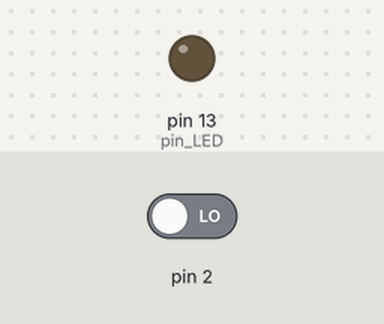
A sketch run on a simulated Arduino Uno, built with avr-gcc and run on an emulated ATmega328P. On the bench: output pins drawn as LEDs (lit = HIGH). Inputs (shaded band) come from the test bench; at power-on: pin 2 LOW.

Above: at 1.2 s.
1.3 s: pin 2 driven HIGH
At 1.7 s:
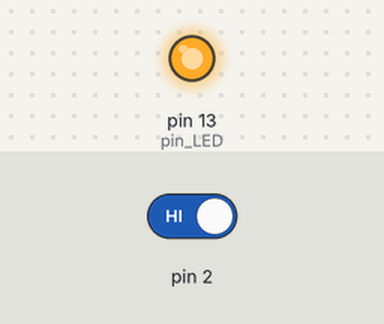
2.8 s: pin 2 driven LOW
At 4.0 s:
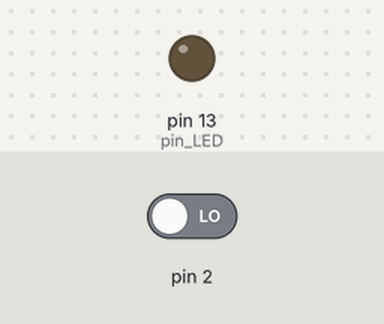
Timing chart, 0 to 5.8 s (numbered marks = the images above; inputs shaded):
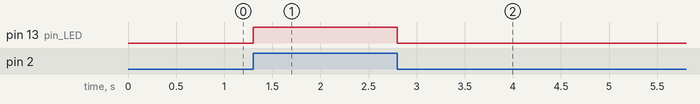

The sketch:

CH_51_04.ino
```cpp
#include <Wire.h>
#include <RtcDS1307.h>

RtcDS1307<TwoWire> RTC(Wire);    // DS1307 RTC 칩 객체 생성

int pin_LED = 13;       // LED 연결 핀
boolean state = false;      // LED 상태

void blink() {        // 외부 인터럽트 서비스 루틴
  state = !state;         // LED 상태 반전
  digitalWrite(pin_LED, state);     // 현재 LED 상태 출력
}

void setup () {
  RTC.Begin();        // DS1307 RTC 칩 연결 초기화

  pinMode(pin_LED, OUTPUT);   // LED 연결 핀을 출력으로 설정
  digitalWrite(pin_LED, state);   // LED 초기 상태

  // 1Hz의 구형파가 출력되도록 설정
  RTC.SetSquareWavePin(DS1307SquareWaveOut_1Hz);

  // 디지털 2번 핀으로 입력되는 정현파의 상승 및 하강 에지에서(CHANGE)
  // 'blink' 함수가 호출되도록 인터럽트 처리 함수 등록
  attachInterrupt(digitalPinToInterrupt(2), blink, CHANGE);
}

void loop () {
}
```

Measured:
- after the input at 1.3 s, pin 13 (pin_LED): LOW → HIGH at once
- after the input at 2.8 s, pin 13 (pin_LED): HIGH → LOW at once
